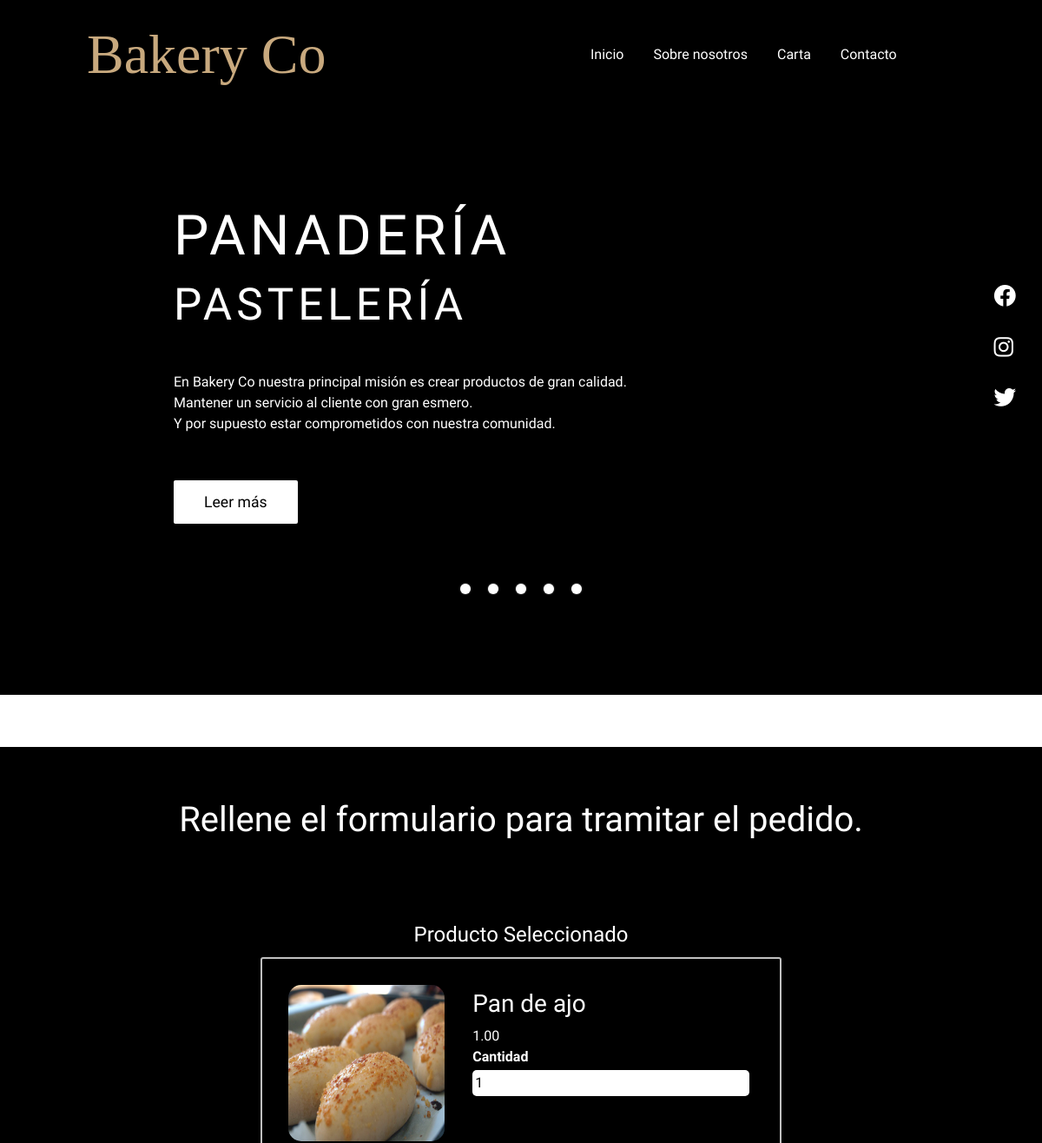
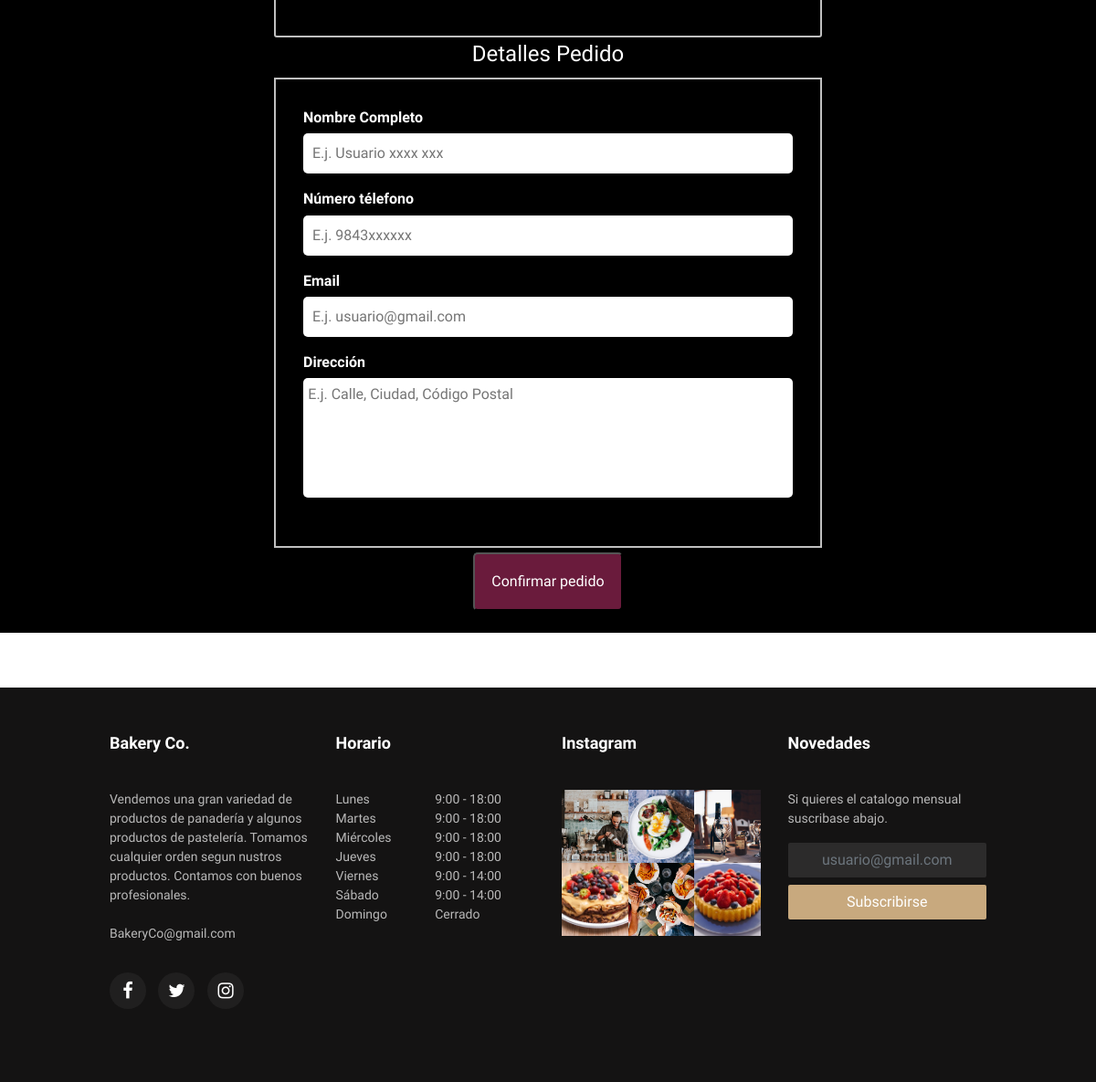
The page /order.php?food_id=9 on the database its author committed (2 pictures, top to bottom).
### tables this page shows
CREATE TABLE IF NOT EXISTS `tbl_food` (
  `id` int(10) UNSIGNED NOT NULL AUTO_INCREMENT,
  `title` varchar(100) NOT NULL,
  `description` text NOT NULL,
  `price` decimal(10,2) NOT NULL,
  `image_name` varchar(255) NOT NULL,
  `category_id` int(10) UNSIGNED NOT NULL,
  `featured` varchar(10) NOT NULL,
  `active` varchar(10) NOT NULL,
  PRIMARY KEY (`id`)
);

### order.php (the view, shortened to what this page needs)
<?php include('user/partials-front/menu-user.php');?>
<?php
    if(isset($_GET['food_id'])){
        $food_id=$_GET['food_id'];
        $sql_order = "SELECT * FROM tbl_food WHERE id=$food_id";
        $res_order = mysqli_query($con, $sql_order);
        $count_order = mysqli_num_rows($res_order);
        if($count_order==1){
            $row_order=mysqli_fetch_assoc($res_order);
            $title = $row_order['title'];
            $price = $row_order['price'];
            $file_name = $row_order['image_name'];
        }else{
             header('location:'.SITEURL);
        }
    }else{
        header('location:'.SITEURL);
    }
?>
    <section class="food-search">
        <div class="container-order">
                <h1 class="text-center title-order">Rellene el formulario para tramitar el pedido.</h1>
            <form action="" method="POST" class="order">
                <div class="product-sel">
                    <fieldset>
                        <legend class="text-center">Producto Seleccionado</legend>
                        <div class="order-main">
                            <div class="food-menu-img">
                                <?php
                                    if($file_name != ""){
                                ?>
                                    <img src="<?php echo SITEURL;?>images-videos/food/<?php echo $file_name;?>" alt="Chicke Hawain Pizza" class="img-responsive img-curve">
                                <?php
                                    }else{
                                        echo "<div class='error'>Image not avalaible. </div>";
                                    }
                                ?>
                            </div>
                            <div class="food-menu-desc">
                                <h3><?php echo $title;?></h3>
                                <p class="food-price"><?php echo $price;?></p>
                                <div class="order-label">Cantidad</div>
                                <input type="number" name="qty" class="input-responsive" value="1" required>
                            </div>
                        </div>
                    </fieldset>
                </div>
                <div class="details-order">
                    <fieldset>
                        <legend class="text-center">Detalles Pedido</legend>
                        <div class="orden-det">
                            <div class="order-label">Nombre Completo</div>
                            <input type="text" name="full-name" placeholder="E.j. Usuario xxxx xxx" class="input-responsive" required>
                            <div class="order-label">Número télefono</div>
                            <input type="tel" name="contact" placeholder="E.j. 9843xxxxxx" class="input-responsive" required>
                            <div class="order-label">Email</div>
                            <input type="email" name="email" placeholder="E.j. usuario@gmail.com" class="input-responsive" required>
                            <div class="order-label">Dirección</div>
                            <textarea name="address" col="5" rows="5" placeholder="E.j. Calle, Ciudad, Código Postal" class="input-responsive" required></textarea>
                        </div>
                        <div class="but-or">
                            <input type="submit" name="submit" value="Confirmar pedido" class=" text-center button-order">
                        </div>
                    </fieldset>
                    <br>
                </div>
            </form>
        </div>
    </section>
<?php include('user/partials-front/footer-user.php');?>

### rows shown on the page
tbl_food: image_name (picture), title "Pan de ajo", price "1.00"
